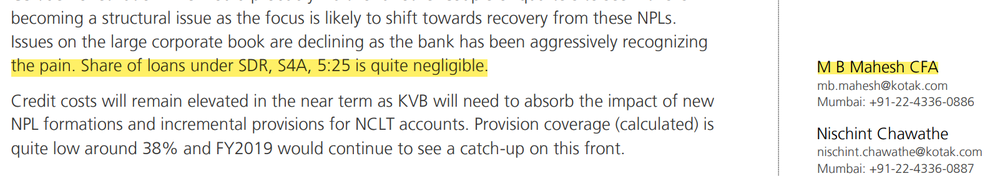
#> input picture assets/img_issue1.png, 1000 x 176 px, shrunk from 1602 x 282 before the run
$ python -i test_cv_1.py   (imports and definitions only)
#> lines starting #> are read from the running program, lines starting #| are printed output that depends on the picture; after the words box and inside, x2 and y2 are one past the last pixel; in counts of white or black regions, pixels touching at a corner belong together
#> further down, picture is the input picture: shape (176, 1000, 3); mean B, G, R 232.6, 239.3, 240
import pdf2image
import matplotlib.pyplot as plt
import numpy as np
import cv2
from PIL import Image

# [31 lines of commented-out code are left out]

pdf_path = 'dataset\[Kotak] Nestle India, October 26, 2018.pdf'
# [1 line that did not run here, left out]
# [29 lines of commented-out code are left out]


def split_horizontal_img(image):
    open_cv_image = np.array(image)
    open_cv_image = open_cv_image[:, :, ::-1].copy()

    img_thr = cv2.threshold(cv2.cvtColor(open_cv_image, cv2.COLOR_BGR2GRAY), 128, 255, cv2.THRESH_BINARY_INV)[1]
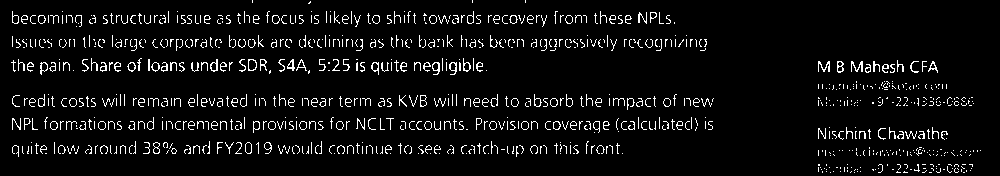
#> img_thr: shape (176, 1000); 5.9% white in thin lines or dots

    thr_x = 200
    x_sum = np.count_nonzero(img_thr, axis=1)
#> x_sum = 176 values, max 284 at index 98, min 0 at index 4, mean 58.7
    peaks = np.where(x_sum > thr_x)[0]
#> peaks = [15, 39, 70, 98, 102, 121, 129]

    thr_x = 50
    temp = np.diff(peaks).squeeze()
#> temp = [24, 31, 28, 4, 19, 8]
    idx = np.where(temp > thr_x)[0]
#> idx = empty array
    peaks = np.concatenate(([0], peaks[idx+1]), axis=0) + 1
#> peaks = [1]

    images = []
    for i in np.arange(peaks.shape[0]):
        if i == peaks.shape[0]-1:
            im = open_cv_image[peaks[i]:]
        else:
            im = open_cv_image[peaks[i]:peaks[i+1]]
        im_pil = Image.fromarray(cv2.cvtColor(im, cv2.COLOR_BGR2RGB))

        images.append(im_pil)
#> this loop made 1 pass
#> pass 1, in split_horizontal_img, `im = open_cv_image[peaks[i]:]`:
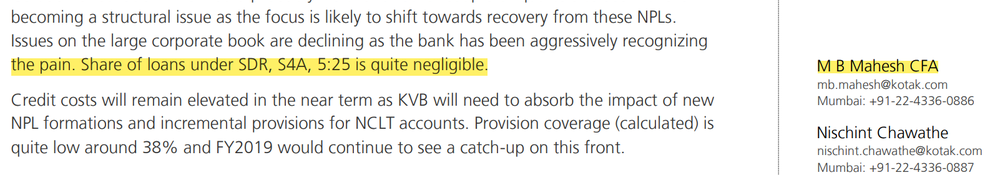
#> im: shape (175, 1000, 3); mean R, G, B 240, 239.3, 232.5
#> pass 1, in split_horizontal_img, `im_pil = Image.fromarray(cv2.cvtColor(im, cv2.COLOR_BGR2RGB))`:
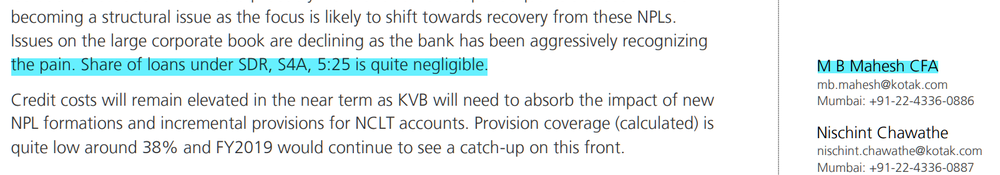
#> im_pil: PIL image 1000x175 RGB; mean R, G, B 232.5, 239.3, 240
#> after the loop, images = 1 item
    return images

def split_vertical_img(image):
    open_cv_image = np.array(image)
    open_cv_image = open_cv_image[:, :, ::-1].copy()

    img_thr = cv2.threshold(cv2.cvtColor(open_cv_image, cv2.COLOR_BGR2GRAY), 128, 255, cv2.THRESH_BINARY_INV)[1]

    thr_y = 200
    y_sum = np.count_nonzero(img_thr, axis=0)
    peaks = np.where(y_sum > thr_y)[0]

    thr_x = 50
    temp = np.diff(peaks).squeeze()
    idx = np.where(temp > thr_x)[0]
    peaks = np.concatenate(([0], peaks[idx+1]), axis=0) + 1

    images = []
    for i in np.arange(peaks.shape[0]):
        if i == peaks.shape[0]-1:
            im = open_cv_image[:, peaks[i]:]
        else:
            im = open_cv_image[:, peaks[i]:peaks[i+1]]
        im_pil = Image.fromarray(cv2.cvtColor(im, cv2.COLOR_BGR2RGB))
        images.append(im_pil)
    return images

def plot_imgs(imgs):
    fig=plt.figure(figsize=(20, 5))
    columns = len(imgs)
    rows = 1
    for i in range(0, columns*rows):
        img = imgs[i]
        fig.add_subplot(rows, columns, i+1)
        plt.imshow(img)
    plt.show()

# [6 lines not run here, left out]

>>> import cv2
>>> picture = cv2.imread('../assets/img_issue1.png')
>>> result = split_horizontal_img(picture)
#> result = 1 item
